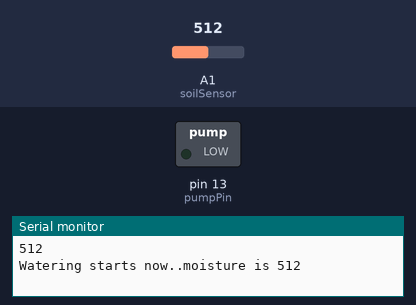
Bench run of a sketch on a simulated Arduino Uno, built with avr-gcc and run on an emulated ATmega328P. On the bench: switched loads named in the sketch (green lamp = pin HIGH), the last lines printed to the serial monitor. The inputs (shaded band) are chosen by the test bench; at power-on: A1 (soilSensor) = 512.

Above: at 2.2 s.
2.3 s: A1 (soilSensor) set to 122
At 5.3 s:
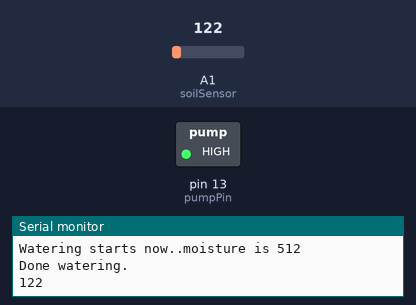
7.3 s: A1 (soilSensor) set to 282
12.3 s: A1 (soilSensor) set to 313
At 14.8 s:
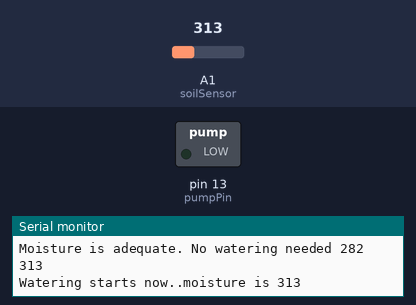
21.6 s: A1 (soilSensor) set to 0
At 25.6 s:
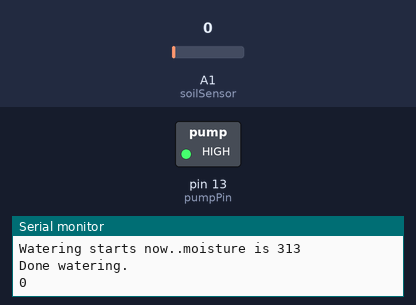
26.6 s: A1 (soilSensor) set to 306
At 29.2 s:
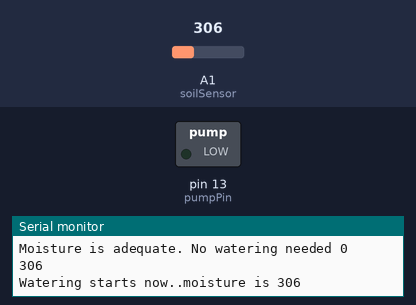
Timing chart, 0 to 36.9 s (numbered marks = the images above; inputs shaded):
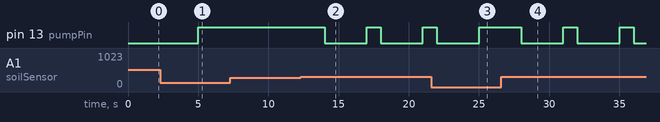

Measured:
- the behaviour switches between 299 and 300 on A1 (soilSensor) (found by bisection; images 1 and 2)
- after the input at 2.3 s, pin 13 (pumpPin): goes on until 5.0 s, then stays HIGH
- after the input at 12.3 s, pin 13 (pumpPin): alternates HIGH for 1.0 s and LOW for 3.0 s, starting after 1.7 s
- after the input at 21.6 s, pin 13 (pumpPin): goes on until 25.0 s, then stays HIGH
- after the input at 26.6 s, pin 13 (pumpPin): alternates HIGH for 1.0 s and LOW for 3.0 s, starting after 1.4 s

The sketch:

Water_system.ino
```cpp
// if soil sensor reads a value under this value, then start watering
const int dry = 300;

const int pumpPin = 13;
const int soilSensor = A1;

void setup() {
  pinMode(pumpPin, OUTPUT);
  pinMode(soilSensor, INPUT);
  Serial.begin(9600);
  delay(1000);
}

void loop() {
  // read current moisture
  int moisture = analogRead(soilSensor);
  Serial.println(moisture);
  delay(1000);

  if (moisture >= dry) {
    Serial.println("Watering starts now..moisture is " + String(moisture));
    digitalWrite(pumpPin, LOW);

    // keep watering for 3 sec
    delay(3000);

    // turn off the pump, stop watering
    digitalWrite(pumpPin, HIGH);
    Serial.println("Done watering.");
  }
  else {
    // if the soil is not dry
    Serial.println("Moisture is adequate. No watering needed " + String(moisture));
  }
}
```
